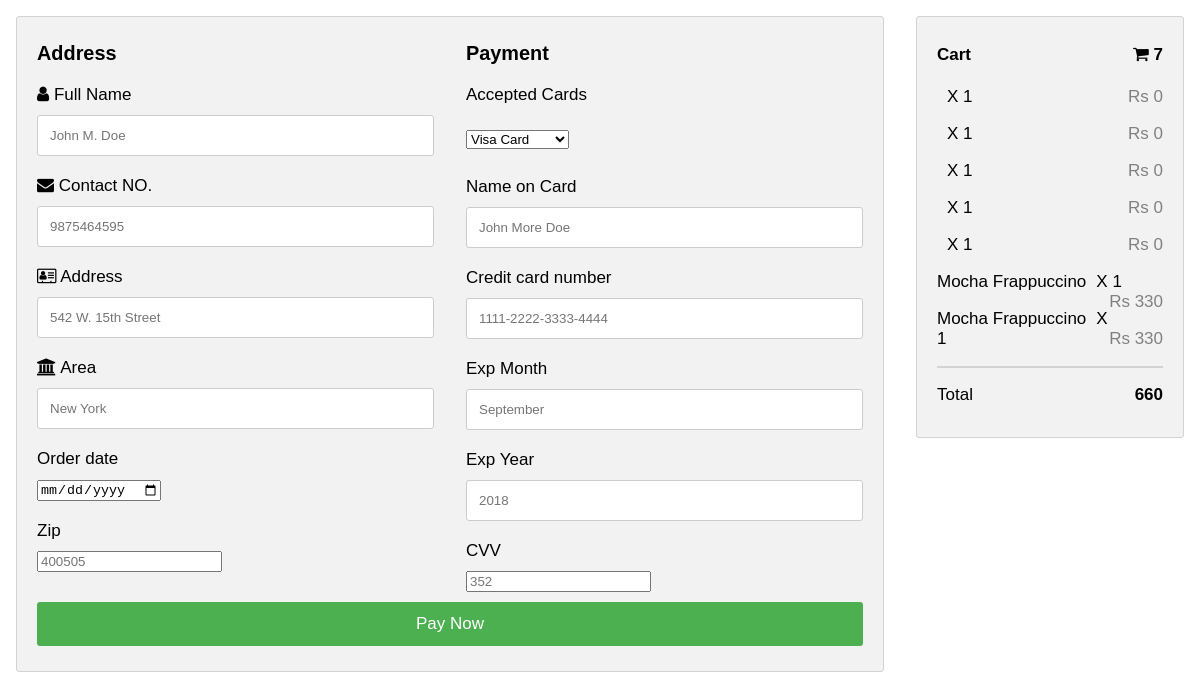
/cart.php (signed in), run on the app's committed database.
### tables this page shows
CREATE TABLE `cart` (
  `id` int(7) NOT NULL,
  `title` text NOT NULL,
  `details` text NOT NULL,
  `price` text NOT NULL,
  `category` text NOT NULL,
  `user` text NOT NULL,
  `img` text NOT NULL,
  `qty` int(7) NOT NULL
);

### cart.php (the view, shortened to what this page needs)
<!DOCTYPE html>
<html>
<head>
<link rel="stylesheet" href="https://cdnjs.cloudflare.com/ajax/libs/font-awesome/4.7.0/css/font-awesome.min.css">
</head>
<body>
<div class="row">
  <div class="col-75">
    <div class="container">
      <form action="" method='post'>
        <div class="row">
          <div class="col-50">
            <h3> Address</h3>
            <label for="fname"><i class="fa fa-user"></i> Full Name</label>
            <input type="text" id="fname" name="name" placeholder="John M. Doe" required>
            <label for="email"><i class="fa fa-envelope"></i> Contact NO.</label>
            <input type="text" id="contact no" name="phone" placeholder="9875464595" required>
            <label for="adr"><i class="fa fa-address-card-o"></i> Address</label>
            <input type="text" id="adr" name="address" placeholder="542 W. 15th Street" required>
            <label for="city"><i class="fa fa-institution"></i> Area</label>
            <input type="text" id="city" name="city" placeholder="New York" required>
            <div class="row">
              <div class="col-50">
                <label for="state">Order date</label>
                <input type="date" id="orderdate" name="date" required><br><br>
              </div>
              <div class="col-50">
                <label for="zip">Zip</label>
                <input type="number" id="zip" name="zip" placeholder="400505" required>
              </div>
            </div>
          </div>
          <div class="col-50">
            <h3>Payment</h3>
            <label for="fname">Accepted Cards</label>
            <div class="icon-container">
              <select id="cards">
              <option value="card">Visa Card</option>
            </select>
            </div>
            <label for="cname">Name on Card</label>
            <input type="text" id="cname" name="cardname" placeholder="John More Doe" required>
            <label for="ccnum">Credit card number</label>
            <input type="text" id="ccnum" name="cardnumber" placeholder="1111-2222-3333-4444" required>
            <label for="expmonth">Exp Month</label>
            <input type="text" id="expmonth" name="expmonth" placeholder="September" required>
            <div class="row">
              <div class="col-50">
                <label for="expyear">Exp Year</label>
                <input type="text" id="expyear" name="expyear" placeholder="2018" required>
              </div>
              <div class="col-50">
                <label for="cvv">CVV</label>
                <input type="number" id="cvv" name="cvv" placeholder="352" required>
              </div>
            </div>
          </div>
        </div>
        <input type="submit" value="Pay Now" name='pay' class="btn">
      </form>
    </div>
  </div>
  <div class="col-25">
    <div class="container">
      <?php
        include('db.php');
$user=$_SESSION['username'];
$sql="select * from cart where user='$user'";
$res=mysqli_query($con,$sql);
$num=mysqli_num_rows($res);
$tot=0;
?><h4>Cart <span class="price" style="color:black"><i class="fa fa-shopping-cart"></i> <b><?php echo $num;?></b></span></h4>
<?php
while ($r=mysqli_fetch_assoc($res)) {
      ?>
      <p><span><?php echo $r['title'];?></span><span style="margin-left:10px;"><?php echo 'X '.$r['qty'];?></span> <span class="price"><?php echo 'Rs '.$r['price']*$r['qty'];?></span></p>
     <?php $tot+=$r['price']*$r['qty']; } ?>
      <hr>
      <p>Total <span class="price" style="color:black"><b><?php echo $tot;?></b></span></p>
    </div>
  </div>
</div>
</body>
</html>

### cart.php (style rules this page uses)
body { font-family: Arial; font-size: 17px; padding: 8px; }
* { box-sizing: border-box; }
.row { display: -ms-flexbox; display: flex; -ms-flex-wrap: wrap; flex-wrap: wrap; margin: 0 -16px; }
.col-25 { -ms-flex: 25%; flex: 25%; }
.col-50 { -ms-flex: 50%; flex: 50%; }
.col-75 { -ms-flex: 75%; flex: 75%; }
.col-25, .col-50, .col-75 { padding: 0 16px; }
.container { background-color: #f2f2f2; padding: 5px 20px 15px 20px; border: 1px solid lightgrey; border-radius: 3px; }
input[type=text] { width: 100%; margin-bottom: 20px; padding: 12px; border: 1px solid #ccc; border-radius: 3px; }
label { margin-bottom: 10px; display: block; }
.icon-container { margin-bottom: 20px; padding: 7px 0; font-size: 24px; }
.btn { background-color: #4CAF50; color: white; padding: 12px; margin: 10px 0; border: none; width: 100%; border-radius: 3px; cursor: pointer; font-size: 17px; }
hr { border: 1px solid lightgrey; }
span.price { float: right; color: grey; }

### data on the page
cart: qty "1", $r['price']*$r['qty'] "0"
cart: qty "1", $r['price']*$r['qty'] "0"
cart: qty "1", $r['price']*$r['qty'] "0"
cart: qty "1", $r['price']*$r['qty'] "0"
cart: qty "1", $r['price']*$r['qty'] "0"
cart: title "Mocha Frappuccino", qty "1", $r['price']*$r['qty'] "330"
cart: title "Mocha Frappuccino", qty "1", $r['price']*$r['qty'] "330"

### other printed values
$num "7"
$tot "660"
